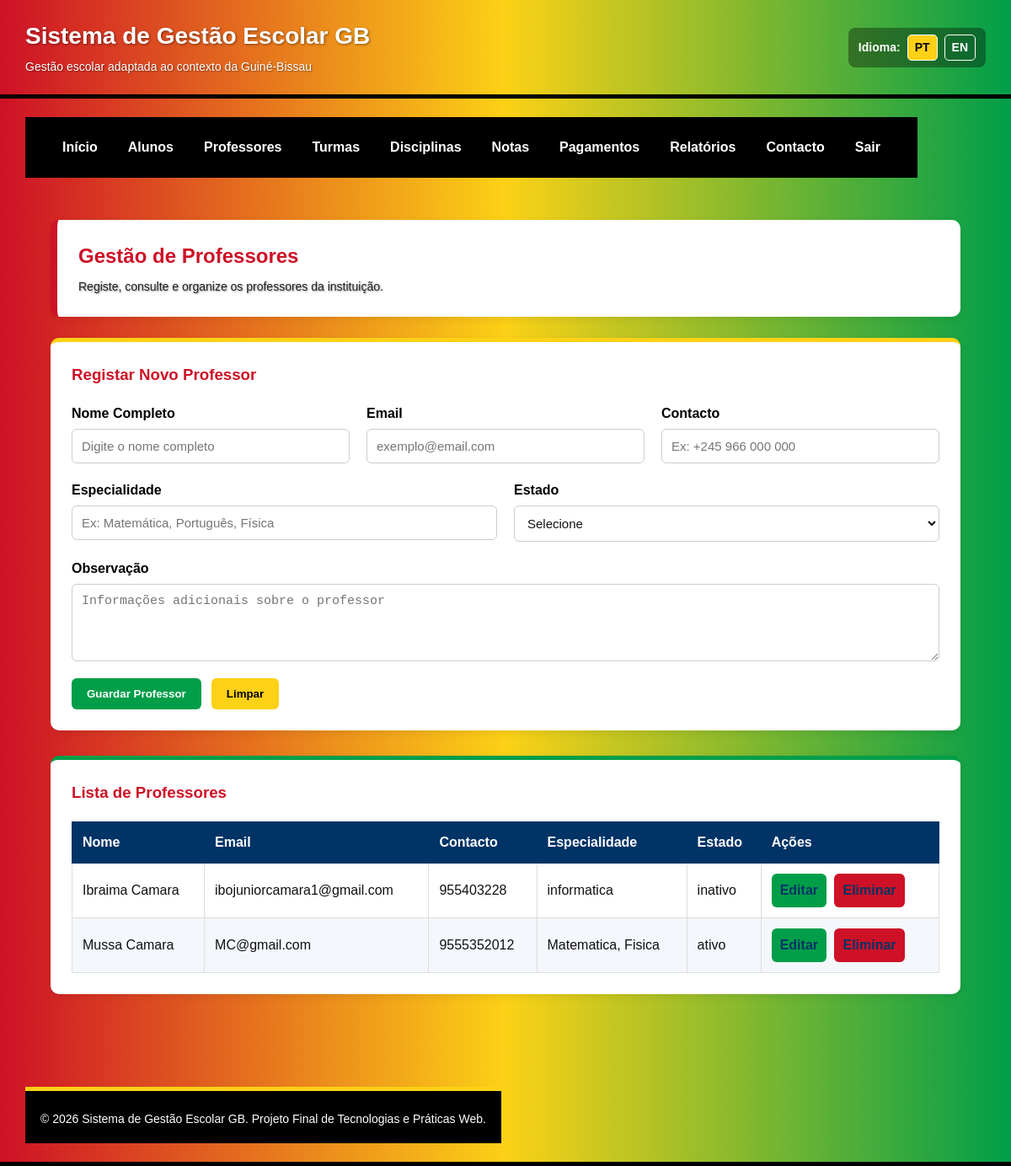
The app's page /professores.php with its own data.
### tables this page shows
CREATE TABLE IF NOT EXISTS `professores` (
  `id_professor` int NOT NULL AUTO_INCREMENT,
  `nome` varchar(120) NOT NULL,
  `email` varchar(120) NOT NULL,
  `contacto` varchar(30) DEFAULT NULL,
  `especialidade` varchar(100) NOT NULL,
  `estado` enum('ativo','inativo') DEFAULT 'ativo',
  `observacao` text,
  `criado_em` datetime DEFAULT CURRENT_TIMESTAMP,
  PRIMARY KEY (`id_professor`),
  UNIQUE KEY `email` (`email`)
);

### professores.php (the view, shortened to what this page needs)
<?php
require_once 'config/conexao.php';
$resultado = mysqli_query($conn, "SELECT * FROM professores ORDER BY id_professor DESC");
?>
<?php include 'includes/header.php'; ?>
<?php include 'includes/menu.php'; ?>
<main class="conteudo">
    <section class="cabecalho-pagina">
        <h2>Gestão de Professores</h2>
        <p>Registe, consulte e organize os professores da instituição.</p>
    </section>
    <section class="formulario-container">
        <h3>Registar Novo Professor</h3>
        <form class="formulario" method="post" action="professores.php">
            <div class="campo">
                <label for="nome_professor">Nome Completo</label>
                <input
                    type="text"
                    id="nome_professor"
                    name="nome_professor"
                    placeholder="Digite o nome completo"
                    required
                    maxlength="120">
            </div>
            <div class="campo">
                <label for="email_professor">Email</label>
                <input
                    type="email"
                    id="email_professor"
                    name="email_professor"
                    placeholder="exemplo@email.com"
                    required>
            </div>
            <div class="campo">
                <label for="contacto_professor">Contacto</label>
                <input
                    type="tel"
                    id="contacto_professor"
                    name="contacto_professor"
                    placeholder="Ex: +245 966 000 000"
                    maxlength="30">
            </div>
            <div class="campo">
                <label for="especialidade">Especialidade</label>
                <input
                    type="text"
                    id="especialidade"
                    name="especialidade"
                    placeholder="Ex: Matemática, Português, Física"
                    required
                    maxlength="100">
            </div>
            <div class="campo">
                <label for="estado_professor">Estado</label>
                <select id="estado_professor" name="estado_professor" required>
                    <option value="">Selecione</option>
                </select>
            </div>
            <div class="campo campo-largo">
                <label for="observacao_professor">Observação</label>
                <textarea
                    id="observacao_professor"
                    name="observacao_professor"
                    rows="4"
                    placeholder="Informações adicionais sobre o professor"></textarea>
            </div>
            <div class="botoes-formulario">
                <button type="submit" class="botao">Guardar Professor</button>
                <button type="reset" class="botao-secundario">Limpar</button>
            </div>
        </form>
    </section>
    <section class="tabela-container">
        <h3>Lista de Professores</h3>
        <table class="tabela">
            <thead>
                <tr>
                    <th>Nome</th>
                    <th>Email</th>
                    <th>Contacto</th>
                    <th>Especialidade</th>
                    <th>Estado</th>
                    <th>Ações</th>
                </tr>
            </thead>
            <tbody>
                <?php while ($professor = mysqli_fetch_assoc($resultado)) { ?>
                    <tr>
                        <td><?php echo htmlspecialchars($professor["nome"]); ?></td>
                        <td><?php echo htmlspecialchars($professor["email"]); ?></td>
                        <td><?php echo htmlspecialchars($professor["contacto"]); ?></td>
                        <td><?php echo htmlspecialchars($professor["especialidade"]); ?></td>
                        <td><?php echo htmlspecialchars($professor["estado"]); ?></td>
                        <td>
                            <a class="acao editar" href="editar_professor.php?id=<?php echo $professor['id_professor']; ?>">
                                Editar
                            </a>
                            <a
                                class="acao eliminar"
                                href="professores.php?acao=eliminar&id=<?php echo $professor['id_professor']; ?>"
                                onclick="return confirm('Tem a certeza que deseja eliminar este professor?');">
                                Eliminar
                            </a>
                        </td>
                    </tr>
                <?php } ?>
            </tbody>
        </table>
    </section>
</main>
<?php include 'includes/footer.php'; ?>

### css/style.css (style rules this page uses)
:root { --gb-vermelho: #CE1126; --gb-amarelo: #FCD116; --gb-verde: #009E49; --gb-preto: #000000; --gb-azul: #003366; --gb-branco: #ffffff; --gb-cinza-fundo: #f4f6f8; --gb-cinza-texto: #222222; --gb-cinza-borda: #dddddd; }
* { margin: 0; padding: 0; box-sizing: border-box; }
html, body { font-family: Arial, Helvetica, sans-serif; background-color: var(--gb-cinza-fundo); color: var(--gb-cinza-texto); line-height: 1.5; }
.topo p { font-size: 14px; margin-top: 5px; color: var(--gb-branco); text-shadow: 1px 1px 2px rgba(0,0,0,0.45); }
.conteudo { padding: 30px; }
.cabecalho-pagina { background-color: var(--gb-branco); padding: 25px; border-radius: 10px; margin-bottom: 25px; box-shadow: 0 3px 10px rgba(0,0,0,0.08); border-left: 8px solid var(--gb-vermelho); }
.cabecalho-pagina h2 { color: var(--gb-vermelho); margin-bottom: 8px; }
.cabecalho-pagina p { color: var(--gb-cinza-texto); }
.formulario-container, .tabela-container, .info-contacto { background-color: var(--gb-branco); padding: 25px; border-radius: 10px; margin-bottom: 30px; box-shadow: 0 3px 10px rgba(0,0,0,0.08); }
.formulario-container { border-top: 5px solid var(--gb-amarelo); }
.tabela-container { border-top: 5px solid var(--gb-verde); }
.formulario-container h3, .tabela-container h3, .info-contacto h3 { color: var(--gb-vermelho); margin-bottom: 20px; }
.formulario { display: flex; flex-wrap: wrap; gap: 20px; }
.campo { flex: 1 1 250px; display: flex; flex-direction: column; }
.campo-largo { flex: 1 1 100%; }
.campo label { font-weight: bold; margin-bottom: 6px; color: var(--gb-preto); }
.campo input, .campo select, .campo textarea { padding: 11px; border: 1px solid #cccccc; border-radius: 6px; font-size: 15px; background-color: var(--gb-branco); color: #111111; }
.botoes-formulario { flex: 1 1 100%; display: flex; gap: 12px; flex-wrap: wrap; }
.botao, .botao-secundario, .acao { display: inline-block; padding: 11px 18px; border-radius: 6px; border: none; cursor: pointer; font-weight: bold; text-decoration: none; transition: 0.3s; }
.botao { background-color: var(--gb-verde); color: var(--gb-branco); }
.botao-secundario { background-color: var(--gb-amarelo); color: var(--gb-preto); }
.acao { padding: 8px 10px; margin-right: 5px; color: var(--gb-branco); }
.editar { background-color: var(--gb-verde); }
.eliminar { background-color: var(--gb-vermelho); }
.tabela a.acao { text-decoration: none; }
.tabela { width: 100%; border-collapse: collapse; background-color: var(--gb-branco); }
.tabela th { background-color: var(--gb-azul); color: var(--gb-branco) !important; -webkit-text-fill-color: var(--gb-branco) !important; padding: 12px; border: 1px solid var(--gb-azul); text-align: left; }
.tabela td { background-color: var(--gb-branco); color: #111111 !important; -webkit-text-fill-color: #111111 !important; padding: 12px; border: 1px solid var(--gb-cinza-borda); text-align: left; opacity: 1 !important; }
.tabela tbody tr:nth-child(even) td { background-color: #f4f7fb; color: #111111 !important; -webkit-text-fill-color: #111111 !important; }
.tabela tbody tr:nth-child(odd) td { background-color: var(--gb-branco); color: #111111 !important; -webkit-text-fill-color: #111111 !important; }
.tabela a { color: var(--gb-azul); -webkit-text-fill-color: var(--gb-azul); }

### records on screen
professores: nome "Ibraima Camara", email "ibojuniorcamara1@gmail.com", contacto "955403228", especialidade "informatica", estado "inativo"
professores: nome "Mussa Camara", email "MC@gmail.com", contacto "9555352012", especialidade "Matematica, Fisica", estado "ativo"

### other values on screen
t("nome_sistema") "Sistema de Gestão Escolar GB"
t("subtitulo_sistema") "Gestão escolar adaptada ao contexto da Guiné-Bissau"
t("idioma") "Idioma"
t("menu_inicio") "Início"
t("menu_alunos") "Alunos"
t("menu_professores") "Professores"
t("menu_turmas") "Turmas"
t("menu_disciplinas") "Disciplinas"
t("menu_notas") "Notas"
t("menu_pagamentos") "Pagamentos"
t("menu_relatorios") "Relatórios"
t("menu_contacto") "Contacto"
